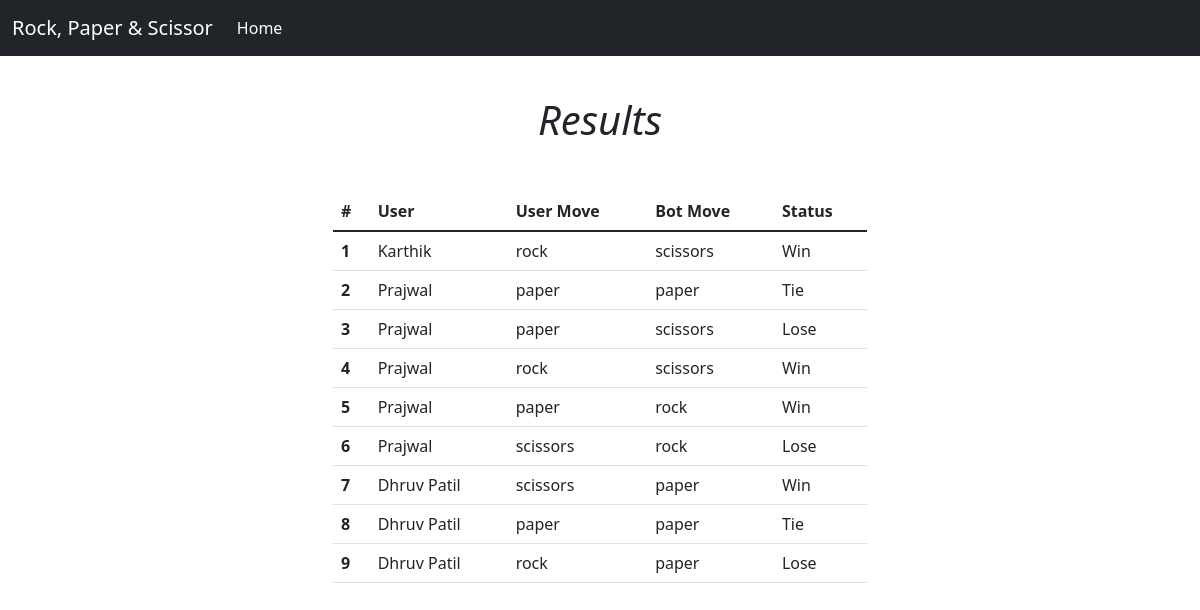
Page /result/ on the committed database.
### spsapp/models.py (models this page shows, shortened)
class Result(models.Model):
    player = models.ForeignKey("Player", on_delete=models.CASCADE, related_name='score')
    bot_move = models.CharField(max_length=50, blank=True)
    user_move = models.CharField(max_length=50, blank=True)
    status = models.CharField(max_length=50, blank=True)

class Player(models.Model):
    name = models.CharField(max_length=50)
    user = models.OneToOneField(User, on_delete=models.CASCADE, related_name='player')

### spsapp/views.py (the view)
# urls.py: path('result/', views.result, name='result'),
def result(request):
    res = Result.objects.all().order_by('-id')
    context = {'res':res}
    return render(request, 'result.html', context)

### templates/result.html
{% extends 'base.html' %}
{% load static %}
{% block body %}
<main class="container">
  <div class="col-lg-12">
    <section class="py-5 text-center container">
      <div class="row py-lg-5">
        <div class="col-lg-6 col-md-8 mx-auto">
          <h1 class="fw-light"><em>Results</em></h1>
          {% if res %}
          <table class="table table-hover mt-5">
            <thead>
              <tr>
                <th scope="col">#</th>
                <th scope="col">User</th>
                <th scope="col">User Move</th>
                <th scope="col">Bot Move</th>
                <th scope="col">Status</th>
              </tr>
            </thead>
            <tbody>
                {% for i in res %}
              <tr>
                <th scope="row">{{forloop.counter}}</th>
                <td>{{i.player.name}}</td>
                <td>{{i.user_move}}</td>
                <td>{{i.bot_move}}</td>
                <td>{{i.status}}</td>
              </tr>
              {% endfor %}
            </tbody>
          </table>
          {% else %}
          <h4 class="fw-light">There's no result, please start a game</h4>
          {% endif %}
        </div>
      </div>
    </section>
  </div>
</main>
{% endblock body %}

### templates/base.html (shortened to what this page needs)
{% load static %}
<html lang="en">
    <head>
    <link href="https://cdn.jsdelivr.net/npm/bootstrap@5.1.3/dist/css/bootstrap.min.css" rel="stylesheet">
  </head>
  <body data-new-gr-c-s-check-loaded="14.1043.0" data-gr-ext-installed="" cz-shortcut-listen="true">
    <nav class="navbar navbar-expand-md navbar-dark fixed-top bg-dark">
        <div class="container-fluid">
          <a class="navbar-brand" href="{% url 'home' %}">Rock, Paper & Scissor</a>
          <div class="collapse navbar-collapse" id="navbarCollapse">
            <ul class="navbar-nav me-auto mb-2 mb-md-0">
              <li class="nav-item">
                <a class="nav-link active" aria-current="page" href="{% url 'home' %}">Home</a>
              </li>
            </ul>
          </div>
        </div>
      </nav>
    {% block body %}
    {% endblock body %}
</body>

### rows in the picture
Result: player.name "Karthik", user_move "rock", bot_move "scissors", status "Win"
Result: player.name "Prajwal", user_move "paper", bot_move "paper", status "Tie"
Result: player.name "Prajwal", user_move "paper", bot_move "scissors", status "Lose"
Result: player.name "Prajwal", user_move "rock", bot_move "scissors", status "Win"
Result: player.name "Prajwal", user_move "paper", bot_move "rock", status "Win"
Result: player.name "Prajwal", user_move "scissors", bot_move "rock", status "Lose"
Result: player.name "Dhruv Patil", user_move "scissors", bot_move "paper", status "Win"
Result: player.name "Dhruv Patil", user_move "paper", bot_move "paper", status "Tie"
Result: player.name "Dhruv Patil", user_move "rock", bot_move "paper", status "Lose"
